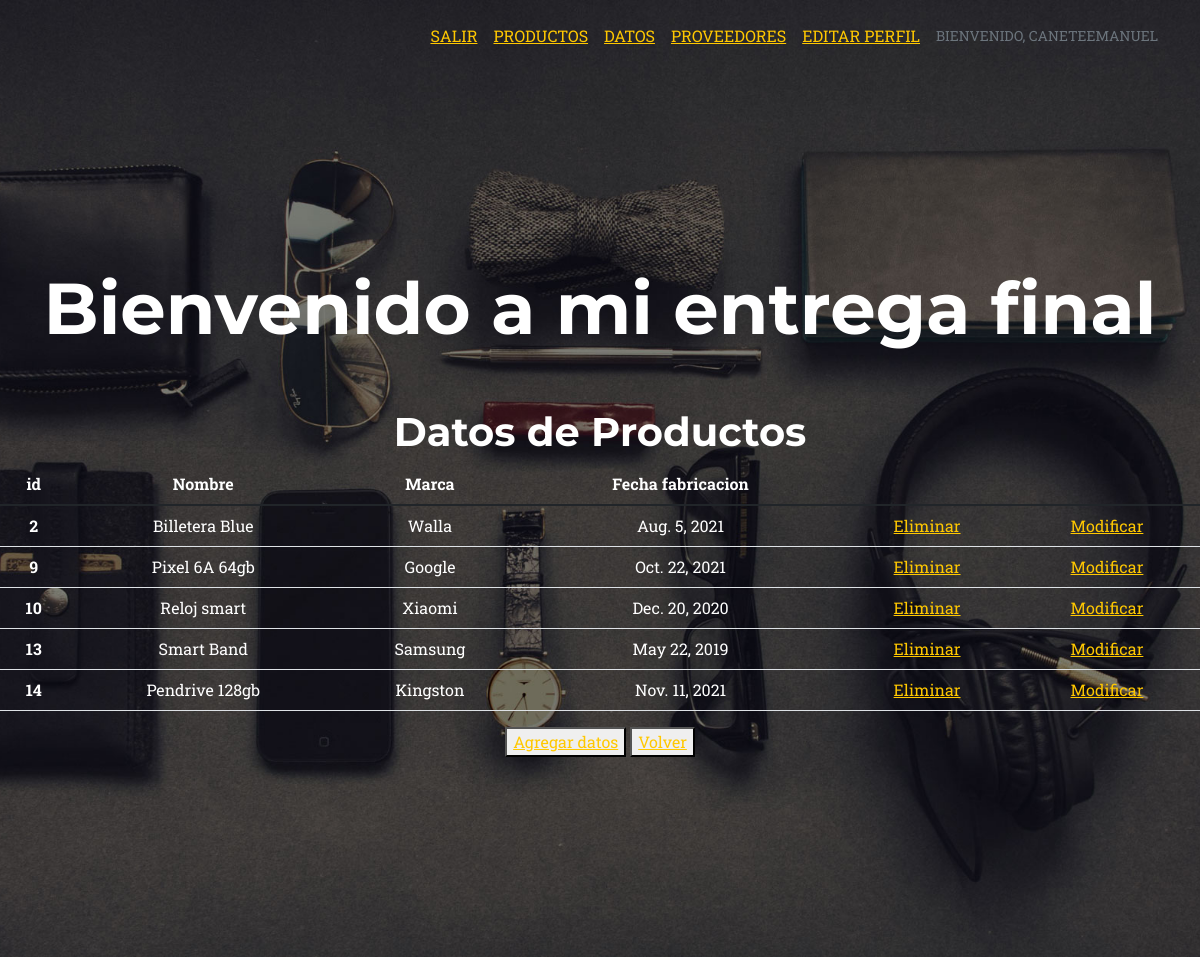
The app's page /app_negocio/datos (signed in) with its own data.
### app_negocio/models.py (models this page shows, shortened)
class Datos_productos(models.Model):
    nombre = models.CharField(max_length=40)
    marca = models.CharField(max_length=40)
    fecha_fab = models.DateField()

### app_negocio/views.py (the view)
# urls.py: path("datos" , views.datos, name="datos"),
@login_required
def datos(request):
    datos = Datos_productos.objects.all()
    return render( request , "datos.html", {"datos": datos})

### app_negocio/template/datos.html
{% extends "padre.html" %}
{%  load static %}
{% block contenido %}
<h1 style="color:white" text-align="center">Datos de Productos</h1>
    <table class="table">
        <thead>
          <tr>
            <th scope="col" style="color: white">id</th>
            <th scope="col" style="color: white">Nombre</th>
            <th scope="col" style="color: white">Marca</th>
            <th scope="col" style="color: white">Fecha fabricacion</th>
          </tr>
        </thead>
        <tbody>
            {% for n in datos %}
            <tr>
                <th scope="row" style="color: white">{{n.id}}</th>
                <td style="color: white">{{n.nombre}}</td>
                <td style="color: white">{{n.marca}}</td>
                <td style="color: white">{{n.fecha_fab}}</td>
                <td><a href="{% url 'elimina_datos' n.id %}">Eliminar</a></td>
                <td><a href="{% url 'modificar_dato' n.id %}">Modificar</a></td>
            </tr>
            {% endfor %}
        </tbody>
      </table>
      <button>
        <a href="alta_datos">Agregar datos</a>
      </button>
      <button>
        <a href="{% url 'inicio' %}">Volver</a>
      </button>
{% endblock %}

### app_negocio/template/padre.html (shortened to what this page needs)
<!DOCTYPE html>
<html lang="en">
    <head>
        {% load static %}
        <link href="{% static 'app_negocio/css/styles.css' %}" rel="stylesheet" />
    </head>
    <body id="page-top">
        <nav class="navbar navbar-expand-lg navbar-dark fixed-top" id="mainNav">
            <div class="container">
                <div class="collapse navbar-collapse" id="navbarResponsive">
                    <ul class="navbar-nav text-uppercase ms-auto py-4 py-lg-0">
                        {%if request.user.is_authenticated %}
                        <li class="nav-item"><a class="" href="{% url 'Logout' %}">Salir</a></li>
                        {% endif %}
                        {%if request.user.is_authenticated %}
                        <li class="nav-item"><a class="" href="{% url 'productos' %}">Productos</a></li>
                        {% endif %}
                        {%if request.user.is_authenticated %}
                        <li class="nav-item"><a class="" href="{% url 'datos' %}">Datos</a></li>
                        {% endif %}
                        {%if request.user.is_authenticated %}
                        <li class="nav-item"><a class="" href="{% url 'proveedores' %}">Proveedores</a></li>
                        {% endif %}
                        {%if request.user.is_authenticated %}
                        <li class="nav-item"><a class="" href="{% url 'editar_perfil' %}">Editar Perfil</a></li>
                        {% endif %}
                        {%if request.user.is_authenticated %}
                        <p class="text-muted small mb-4">Bienvenido, {{user.username}}</p>
                        {% endif %}
                    </ul>
                </div>
            </div>
        </nav>
        <header class="masthead">
            <div class="container">
                <div class="masthead-heading">Bienvenido a mi entrega final</div>
           </div>
        {% block contenido %}
        {% endblock %}
        </header>
    </body>
</html>

### records on screen
Datos_productos: id "2", nombre "Billetera Blue", marca "Walla", fecha_fab "Aug. 5, 2021"
Datos_productos: id "9", nombre "Pixel 6A 64gb", marca "Google", fecha_fab "Oct. 22, 2021"
Datos_productos: id "10", nombre "Reloj smart", marca "Xiaomi", fecha_fab "Dec. 20, 2020"
Datos_productos: id "13", nombre "Smart Band", marca "Samsung", fecha_fab "May 22, 2019"
Datos_productos: id "14", nombre "Pendrive 128gb", marca "Kingston", fecha_fab "Nov. 11, 2021"

### other values on screen
{{ user.username }} "CANETEEMANUEL"
